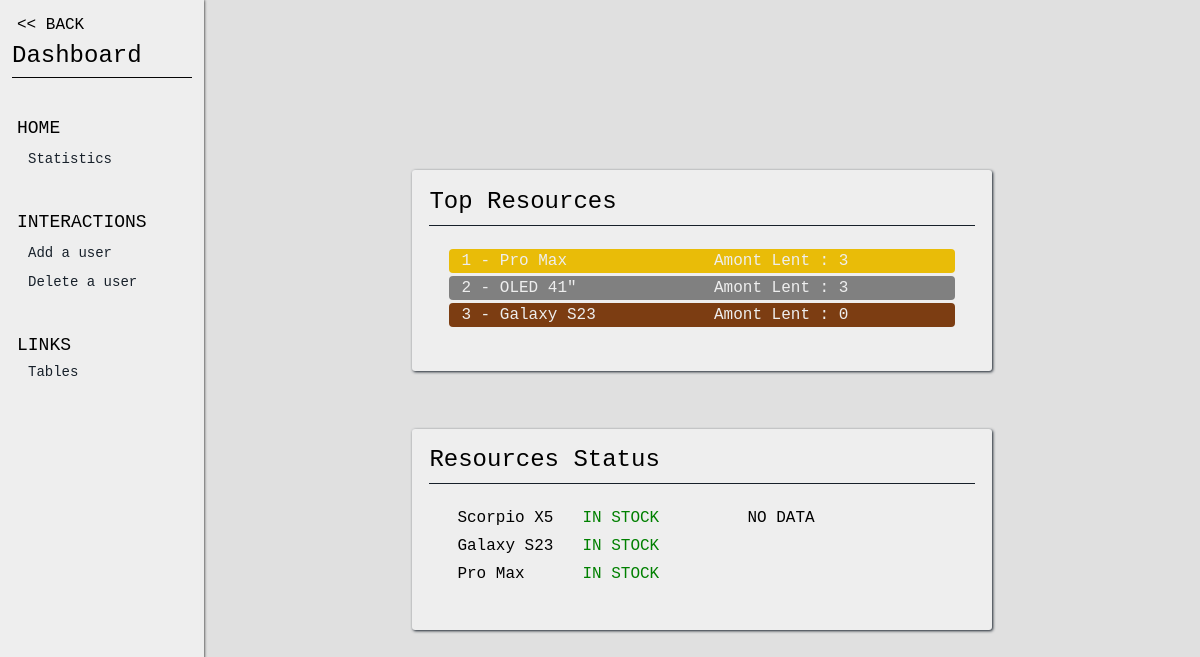
The page /dashboard.php (signed in) on the database as committed earlier.
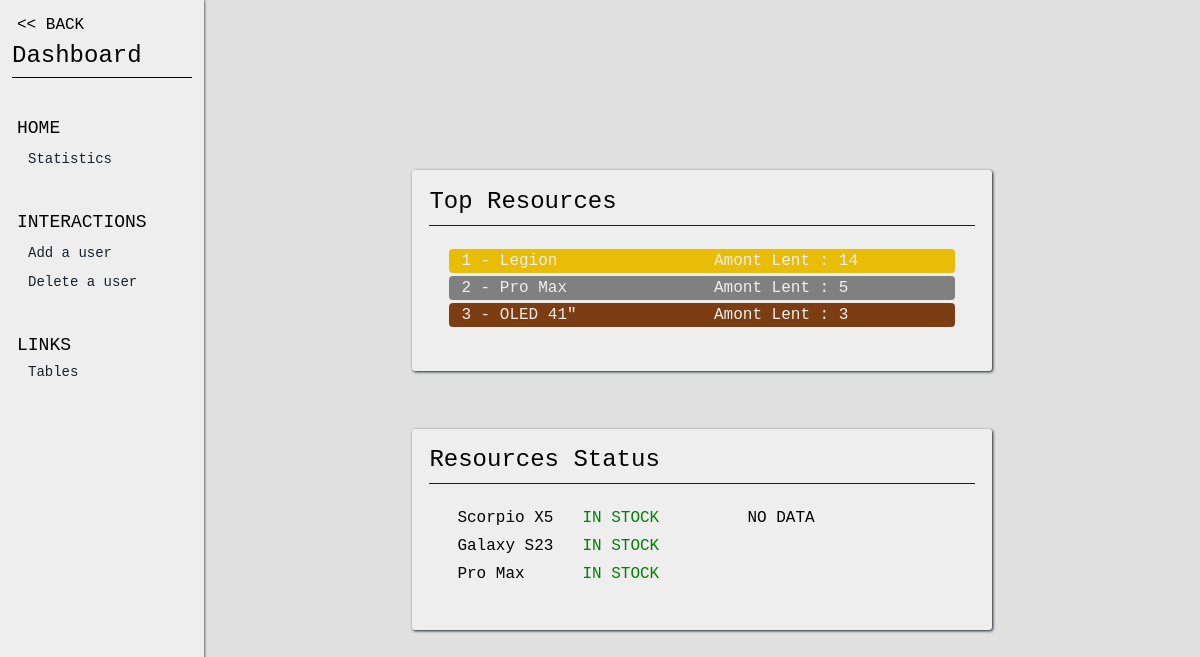
The same page on the database as committed later.
### tables this page shows
CREATE TABLE "Resources" (
	"resourceID"	INTEGER NOT NULL UNIQUE,
	"name"	TEXT NOT NULL,
	"designation"	TEXT,
	"qtyStock"	INTEGER NOT NULL DEFAULT 0,
	"qtyReserv"	INTEGER NOT NULL DEFAULT 0,
	"qtyLend"	INTEGER NOT NULL DEFAULT 0,
	"qtyLendTot"	INTEGER NOT NULL DEFAULT 0,
	PRIMARY KEY("resourceID" AUTOINCREMENT)
);

### generate/generate_stock.php (the view, shortened to what this page needs)
<?php require './init.php';
try {
    $pdo = new PDO($connectBis);
    $resultReq = $pdo->query("SELECT resourceID, name, qtyStock FROM Resources WHERE qtyStock>0 ORDER BY qtyStock;");
    $qteReq = $resultReq->fetchAll(PDO::FETCH_ASSOC);
} catch (PDOException $e) {
    die($e);
}
foreach ($qteReq as $qte) {
    echo "<tr><td>{$qte['name']}</td><td id=\"td-in-stock\">IN STOCK</td></tr>";
}
?>

### generate/generate_top.php (shortened to what this page needs)
<?php require "./init.php";
try {
    $pdo = new PDO($connectBis);
    $resultReq = $pdo->query("SELECT resourceID, name, qtyLendTot FROM Resources ORDER BY qtyLendTot DESC");
    $qteReq = $resultReq->fetchAll(PDO::FETCH_ASSOC);
} catch (PDOException $e) {
    die($e);
}
$count = 0;
foreach ($qteReq as $qte) {
    $count++;
    if($count > 3) break;
    echo "<tr id=\"td-top-{$count}\"><td>{$count} - {$qte['name']}</td><td>Amont Lent : {$qte['qtyLendTot']}</td></tr>";
}
?>

Rows that differ between the two databases and show on the page:
no longer on one of the page's lists (row edited): resources: name "Galaxy S23", qtyLendTot "0"
now on this page (row edited): resources: name "Legion", qtyLendTot "14", shown under "Top Resources"
changed resources "Pro Max": qtyLendTot "3" → "5"
